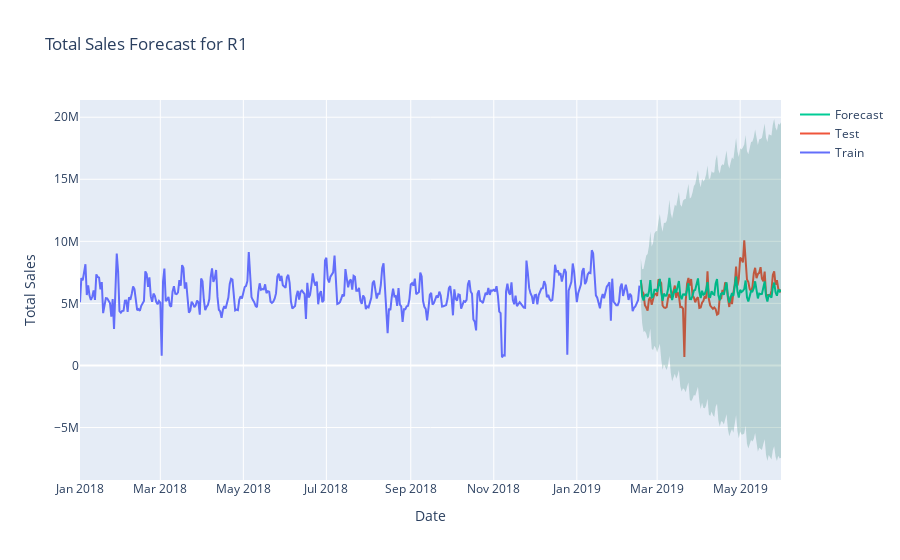
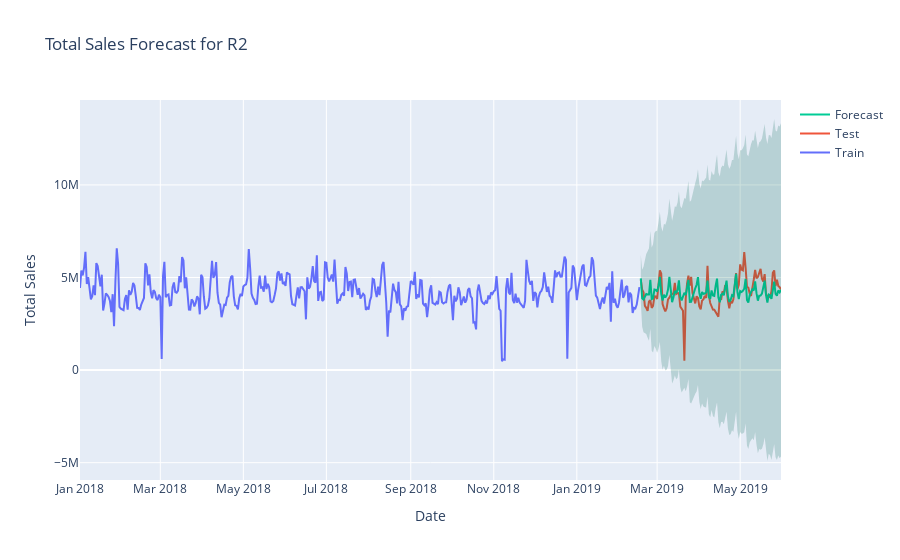
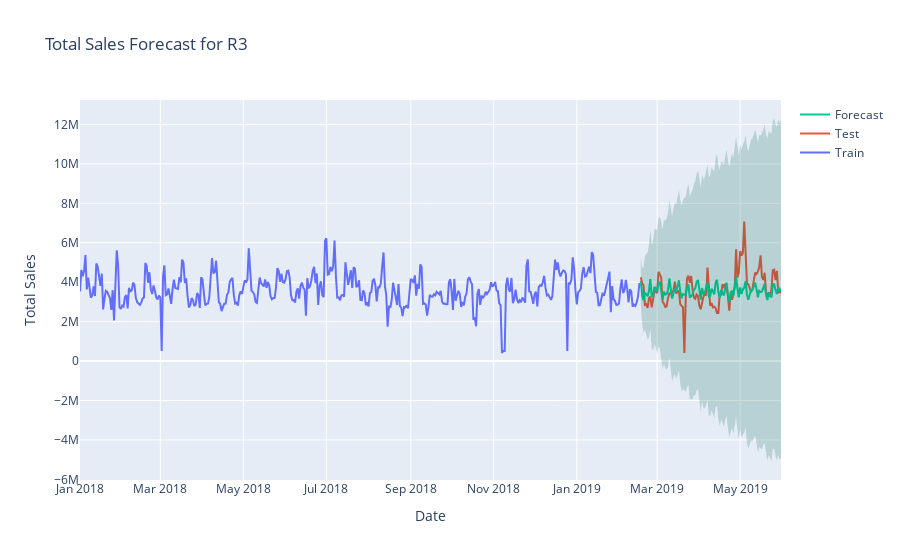
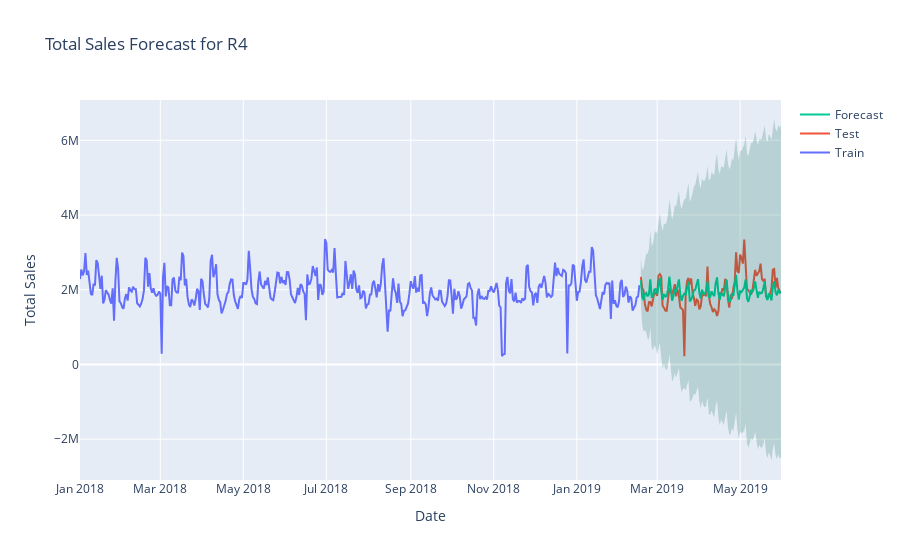

Source (notebook cell) for these figures, in order:
### Code cell
plot(train, test, forecast, "R1", "MSTL")
plot(train, test, forecast, "R2", "MSTL")
plot(train, test, forecast, "R3", "MSTL")
plot(train, test, forecast, "R4", "MSTL")
